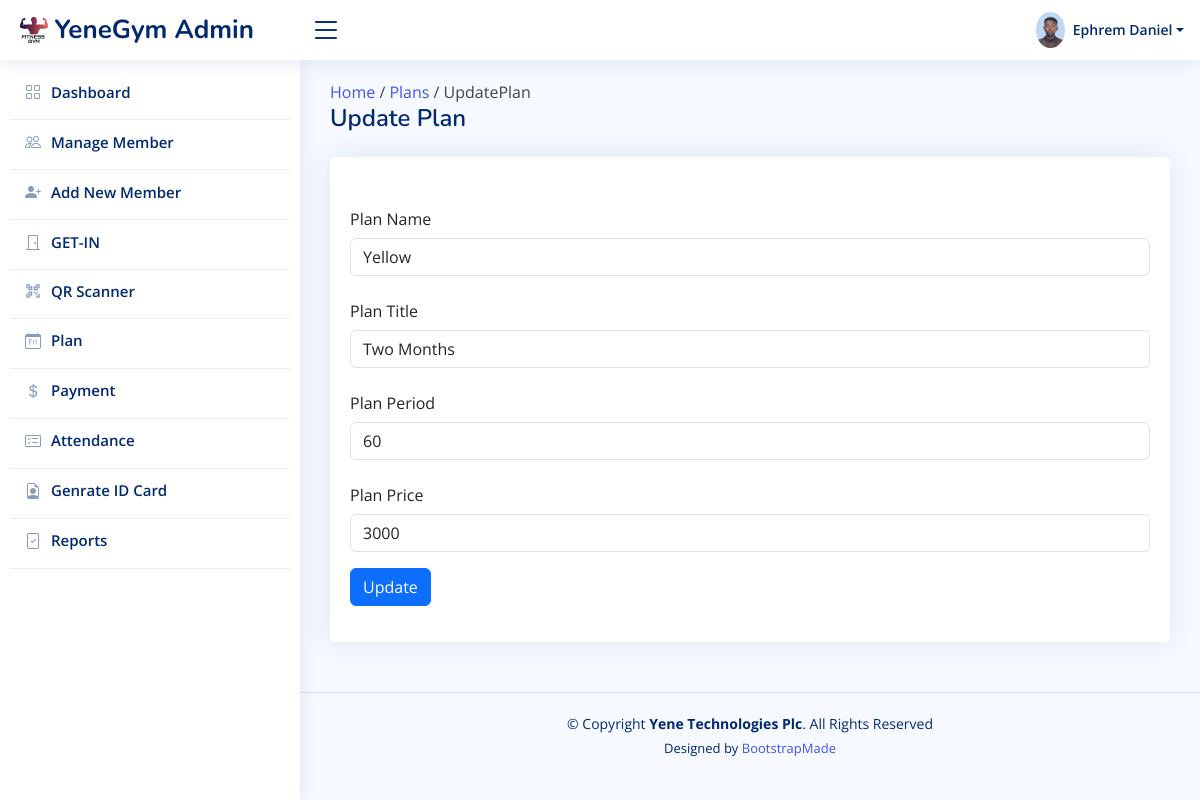
The page /updatePlan/4 (signed in) on the database its author committed.
### gymManagement/models.py (models this page shows, shortened)
class Plan(models.Model):
    name=models.CharField(max_length=50,default='normal')
    title=models.CharField(max_length=50)
    period=models.IntegerField(default=30)
    price=models.IntegerField(default=0)
    createdAt=models.DateTimeField(default=datetime.datetime.today())

### gymManagement/views.py (the view, shortened to what this page needs)
# urls.py: path('updatePlan/<int:id>',views.updatePlan,name='updatePlan'),
def updatePlan(request,id):
    if request.user.is_authenticated:
        try:
            plan=models.Plan.objects.get(pk=id)
        except:
            messages.error(request,'Gym Member with the provieded ID does not exist !')
            return render(request,'updatePlan.html')
        context={ 'plan':plan}
        return render(request,'updatePlan.html',context)
    messages.error(request,'login first')
    return render(request,'login.html')

### gymManagement/templates/updatePlan.html (shortened to what this page needs)
{% extends 'base.html'%}
{% load static %}
{% block content %}
  <main id="main" class="main">
    <a href="{% url 'home' %}">Home</a> / <a href="{% url 'plan' %}">Plans</a> / UpdatePlan
    <div class="pagetitle">
      <h1>Update Plan</h1>
    </div>
    <section class="section mt-4">
      <div class="row">
        <div class="col-12">
            <div class="card">
                <div class="card-body">
                  <h5 class="card-title"></h5>
                  <form action="{% url 'updatePlan' id=plan.pk %}" method="post" enctype="multipart/form-data">
                    <div class="row mb-3">
                      <label for="inputText" class="col-sm-2 col-form-label">Plan Name</label>
                      <div class="col-sm-12">
                        <input type="text" class="form-control" name="planName" value="{{plan.name}}" required>
                      </div>
                    </div>
                    <div class="row mb-3">
                        <label for="inputText" class="col-sm-2 col-form-label">Plan Title</label>
                        <div class="col-sm-12">
                          <input type="text" class="form-control" name="planTitle" value="{{plan.title}}" required>
                        </div>
                      </div>
                      <div class="row mb-3">
                        <label for="inputText" class="col-sm-2 col-form-label">Plan Period</label>
                        <div class="col-sm-12">
                          <input type="text" class="form-control" name="period" value="{{plan.period}}" required>
                        </div>
                      </div>
                      <div class="row mb-3">
                        <label for="inputText" class="col-sm-2 col-form-label">Plan Price</label>
                        <div class="col-sm-12">
                          <input type="text" class="form-control" name="price" value="{{plan.price}}" required>
                        </div>
                      </div>
                    <div class="row mb-3">
                      <div class="col-sm-10">
                        <button type="submit" class="btn btn-primary">Update</button>
                      </div>
                    </div>
                  </form>
                </div>
              </div>
    </div>
    </div>
    </section>
  </main>
  {% endblock %}

### static/assets/css/style.css (style rules this page uses)
:root { scroll-behavior: smooth; }
body { font-family: "Open Sans", sans-serif; background: #f6f9ff; color: #444444; }
a { color: #4154f1; text-decoration: none; }
h1, h2, h3, h4, h5, h6 { font-family: "Nunito", sans-serif; }
#main { margin-top: 60px; padding: 20px 30px; transition: all 0.3s; }
.pagetitle { margin-bottom: 10px; }
.pagetitle h1 { font-size: 24px; margin-bottom: 0; font-weight: 600; color: #012970; }
.card { margin-bottom: 30px; border: none; border-radius: 5px; box-shadow: 0px 0 30px rgba(1, 41, 112, 0.1); }
.card-title { padding: 20px 0 15px 0; font-size: 18px; font-weight: 500; color: #012970; font-family: "Poppins", sans-serif; }
.card-body { padding: 0 20px 20px 20px; }
@media (min-width: 1200px) { #main, #footer { margin-left: 300px; } }

### rows shown on the page
Plan: planName "Yellow", planTitle "Two Months", period "60", price "3000"
